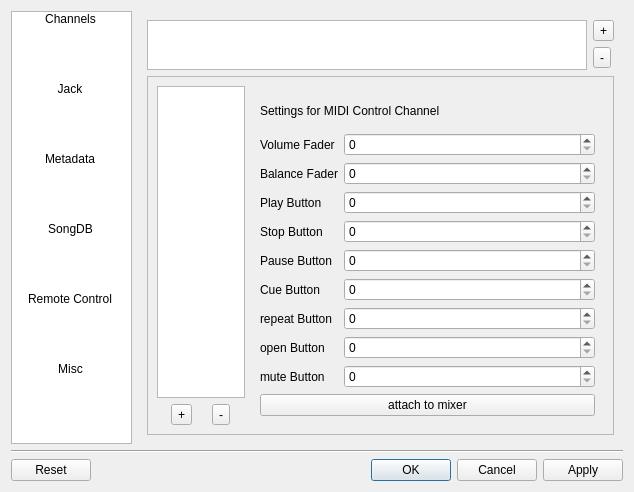
<?xml version="1.0" encoding="UTF-8"?>
<ui version="4.0">
 <class>settingsDialog</class>
 <widget class="QDialog" name="settingsDialog">
  <property name="geometry">
   <rect>
    <x>0</x>
    <y>0</y>
    <width>634</width>
    <height>492</height>
   </rect>
  </property>
  <property name="windowTitle">
   <string>Dialog</string>
  </property>
  <layout class="QGridLayout" name="gridLayout">
   <item row="0" column="0">
    <layout class="QHBoxLayout" name="horizontalLayout">
     <item>
      <widget class="QListWidget" name="listWidget">
       <property name="sizePolicy">
        <sizepolicy hsizetype="Expanding" vsizetype="Expanding">
         <horstretch>1</horstretch>
         <verstretch>0</verstretch>
        </sizepolicy>
       </property>
       <property name="maximumSize">
        <size>
         <width>125</width>
         <height>16777215</height>
        </size>
       </property>
       <property name="editTriggers">
        <set>QAbstractItemView::NoEditTriggers</set>
       </property>
       <property name="showDropIndicator" stdset="0">
        <bool>false</bool>
       </property>
       <property name="dragDropMode">
        <enum>QAbstractItemView::NoDragDrop</enum>
       </property>
       <property name="iconSize">
        <size>
         <width>64</width>
         <height>48</height>
        </size>
       </property>
       <property name="movement">
        <enum>QListView::Static</enum>
       </property>
       <property name="flow">
        <enum>QListView::LeftToRight</enum>
       </property>
       <property name="isWrapping" stdset="0">
        <bool>true</bool>
       </property>
       <property name="spacing">
        <number>5</number>
       </property>
       <property name="gridSize">
        <size>
         <width>117</width>
         <height>70</height>
        </size>
       </property>
       <property name="viewMode">
        <enum>QListView::IconMode</enum>
       </property>
       <item>
        <property name="text">
         <string>Channels</string>
        </property>
        <property name="icon">
         <iconset>
          <normalon>:/icons/images/channels_icon.png</normalon>
         </iconset>
        </property>
       </item>
       <item>
        <property name="text">
         <string>Jack</string>
        </property>
        <property name="icon">
         <iconset>
          <normalon>:/icons/images/jack-icon.png</normalon>
         </iconset>
        </property>
        <property name="flags">
         <set>ItemIsSelectable|ItemIsEnabled</set>
        </property>
       </item>
       <item>
        <property name="text">
         <string>Metadata</string>
        </property>
        <property name="icon">
         <iconset>
          <normalon>:/icons/images/text-sgml.png</normalon>
         </iconset>
        </property>
        <property name="flags">
         <set>ItemIsSelectable|ItemIsEnabled</set>
        </property>
       </item>
       <item>
        <property name="text">
         <string>SongDB</string>
        </property>
        <property name="icon">
         <iconset>
          <normalon>:/icons/images/server-database.png</normalon>
         </iconset>
        </property>
        <property name="flags">
         <set>ItemIsSelectable|ItemIsEnabled</set>
        </property>
       </item>
       <item>
        <property name="text">
         <string>Remote Control</string>
        </property>
        <property name="icon">
         <iconset>
          <normalon>:/icons/images/esd.png</normalon>
         </iconset>
        </property>
       </item>
       <item>
        <property name="text">
         <string>Misc</string>
        </property>
        <property name="icon">
         <iconset>
          <normalon>:/icons/images/applications-development.png</normalon>
         </iconset>
        </property>
        <property name="flags">
         <set>ItemIsSelectable|ItemIsEnabled</set>
        </property>
       </item>
      </widget>
     </item>
     <item>
      <widget class="QStackedWidget" name="stackedWidget">
       <property name="sizePolicy">
        <sizepolicy hsizetype="Preferred" vsizetype="Preferred">
         <horstretch>4</horstretch>
         <verstretch>0</verstretch>
        </sizepolicy>
       </property>
       <property name="currentIndex">
        <number>4</number>
       </property>
       <widget class="QWidget" name="channels">
        <layout class="QGridLayout" name="gridLayout_2">
         <item row="0" column="0" colspan="2">
          <widget class="QListWidget" name="channelList">
           <property name="sizePolicy">
            <sizepolicy hsizetype="Expanding" vsizetype="Expanding">
             <horstretch>1</horstretch>
             <verstretch>0</verstretch>
            </sizepolicy>
           </property>
          </widget>
         </item>
         <item row="1" column="1" colspan="3">
          <widget class="Line" name="line_2">
           <property name="orientation">
            <enum>Qt::Horizontal</enum>
           </property>
          </widget>
         </item>
         <item row="2" column="0" colspan="4">
          <layout class="QHBoxLayout" name="horizontalLayout_3">
           <item>
            <widget class="QPushButton" name="channel_add">
             <property name="text">
              <string>&amp;Add</string>
             </property>
            </widget>
           </item>
           <item>
            <widget class="QPushButton" name="channel_remove">
             <property name="text">
              <string>&amp;Remove</string>
             </property>
            </widget>
           </item>
           <item>
            <spacer name="horizontalSpacer_2">
             <property name="orientation">
              <enum>Qt::Horizontal</enum>
             </property>
             <property name="sizeHint" stdset="0">
              <size>
               <width>40</width>
               <height>20</height>
              </size>
             </property>
            </spacer>
           </item>
           <item>
            <widget class="QToolButton" name="upButton">
             <property name="text">
              <string>&amp;up</string>
             </property>
            </widget>
           </item>
           <item>
            <widget class="QToolButton" name="downButton">
             <property name="text">
              <string>&amp;down</string>
             </property>
            </widget>
           </item>
          </layout>
         </item>
         <item row="0" column="2">
          <widget class="QToolBox" name="channelSettings">
           <property name="sizePolicy">
            <sizepolicy hsizetype="Expanding" vsizetype="Expanding">
             <horstretch>4</horstretch>
             <verstretch>0</verstretch>
            </sizepolicy>
           </property>
           <property name="currentIndex">
            <number>2</number>
           </property>
           <widget class="QWidget" name="general">
            <property name="geometry">
             <rect>
              <x>0</x>
              <y>0</y>
              <width>116</width>
              <height>64</height>
             </rect>
            </property>
            <attribute name="label">
             <string>General</string>
            </attribute>
            <layout class="QFormLayout" name="formLayout">
             <item row="1" column="1">
              <widget class="QLineEdit" name="name"/>
             </item>
             <item row="1" column="0">
              <widget class="QLabel" name="name_label">
               <property name="text">
                <string>Name:</string>
               </property>
              </widget>
             </item>
             <item row="2" column="0">
              <widget class="QLabel" name="color_label">
               <property name="text">
                <string>Color:</string>
               </property>
              </widget>
             </item>
             <item row="2" column="1">
              <widget class="QToolButton" name="colorChooser">
               <property name="minimumSize">
                <size>
                 <width>64</width>
                 <height>0</height>
                </size>
               </property>
               <property name="text">
                <string/>
               </property>
              </widget>
             </item>
            </layout>
           </widget>
           <widget class="QWidget" name="automation">
            <property name="geometry">
             <rect>
              <x>0</x>
              <y>0</y>
              <width>100</width>
              <height>30</height>
             </rect>
            </property>
            <attribute name="label">
             <string>Automation</string>
            </attribute>
           </widget>
           <widget class="QWidget" name="fileplayer_settings">
            <property name="geometry">
             <rect>
              <x>0</x>
              <y>0</y>
              <width>219</width>
              <height>29</height>
             </rect>
            </property>
            <attribute name="label">
             <string>Fileplayer Settings</string>
            </attribute>
            <layout class="QFormLayout" name="formLayout_2">
             <item row="0" column="0">
              <widget class="QCheckBox" name="fileplayer_autoload">
               <property name="text">
                <string>enable autoload from playlist</string>
               </property>
              </widget>
             </item>
            </layout>
           </widget>
           <widget class="QWidget" name="alsa_settings">
            <property name="geometry">
             <rect>
              <x>0</x>
              <y>0</y>
              <width>100</width>
              <height>30</height>
             </rect>
            </property>
            <attribute name="label">
             <string>ALSA Settings</string>
            </attribute>
           </widget>
           <widget class="QWidget" name="jack_settings">
            <property name="geometry">
             <rect>
              <x>0</x>
              <y>0</y>
              <width>100</width>
              <height>30</height>
             </rect>
            </property>
            <attribute name="label">
             <string>JACK Settings</string>
            </attribute>
           </widget>
          </widget>
         </item>
        </layout>
       </widget>
       <widget class="QWidget" name="jack">
        <widget class="QWidget" name="layoutWidget">
         <property name="geometry">
          <rect>
           <x>20</x>
           <y>40</y>
           <width>421</width>
           <height>27</height>
          </rect>
         </property>
         <layout class="QHBoxLayout" name="horizontalLayout_2">
          <item>
           <widget class="QLabel" name="label">
            <property name="text">
             <string>Jack Client Name</string>
            </property>
           </widget>
          </item>
          <item>
           <spacer name="horizontalSpacer">
            <property name="orientation">
             <enum>Qt::Horizontal</enum>
            </property>
            <property name="sizeHint" stdset="0">
             <size>
              <width>40</width>
              <height>20</height>
             </size>
            </property>
           </spacer>
          </item>
          <item>
           <widget class="QLineEdit" name="lineEdit"/>
          </item>
         </layout>
        </widget>
       </widget>
       <widget class="QWidget" name="metadata">
        <widget class="QCheckBox" name="checkBox">
         <property name="geometry">
          <rect>
           <x>30</x>
           <y>30</y>
           <width>311</width>
           <height>23</height>
          </rect>
         </property>
         <property name="text">
          <string>Generate Metadata for Stream</string>
         </property>
        </widget>
       </widget>
       <widget class="QWidget" name="songdb"/>
       <widget class="QWidget" name="misc">
        <layout class="QGridLayout" name="gridLayout_3">
         <item row="0" column="0">
          <widget class="QListWidget" name="remoteControllerList">
           <property name="sizePolicy">
            <sizepolicy hsizetype="Expanding" vsizetype="Fixed">
             <horstretch>0</horstretch>
             <verstretch>0</verstretch>
            </sizepolicy>
           </property>
           <property name="maximumSize">
            <size>
             <width>16777215</width>
             <height>50</height>
            </size>
           </property>
           <property name="sortingEnabled">
            <bool>true</bool>
           </property>
          </widget>
         </item>
         <item row="0" column="1">
          <layout class="QVBoxLayout" name="verticalLayout">
           <item>
            <widget class="QToolButton" name="add_controller">
             <property name="text">
              <string>+</string>
             </property>
            </widget>
           </item>
           <item>
            <widget class="QToolButton" name="remove_controller">
             <property name="text">
              <string>-</string>
             </property>
            </widget>
           </item>
          </layout>
         </item>
         <item row="1" column="0" colspan="2">
          <widget class="QFrame" name="frame">
           <property name="sizePolicy">
            <sizepolicy hsizetype="Expanding" vsizetype="Expanding">
             <horstretch>0</horstretch>
             <verstretch>0</verstretch>
            </sizepolicy>
           </property>
           <property name="frameShape">
            <enum>QFrame::StyledPanel</enum>
           </property>
           <property name="frameShadow">
            <enum>QFrame::Raised</enum>
           </property>
           <layout class="QGridLayout" name="gridLayout_4">
            <item row="0" column="0">
             <widget class="QListWidget" name="remoteController_channels">
              <property name="sizePolicy">
               <sizepolicy hsizetype="Expanding" vsizetype="Expanding">
                <horstretch>1</horstretch>
                <verstretch>0</verstretch>
               </sizepolicy>
              </property>
              <property name="sortingEnabled">
               <bool>true</bool>
              </property>
             </widget>
            </item>
            <item row="0" column="1" rowspan="2">
             <widget class="QStackedWidget" name="controlChannelSettings">
              <property name="sizePolicy">
               <sizepolicy hsizetype="Expanding" vsizetype="Expanding">
                <horstretch>4</horstretch>
                <verstretch>0</verstretch>
               </sizepolicy>
              </property>
              <property name="currentIndex">
               <number>0</number>
              </property>
              <widget class="QWidget" name="page">
               <layout class="QGridLayout" name="gridLayout_5">
                <item row="0" column="0">
                 <widget class="QLabel" name="label_2">
                  <property name="text">
                   <string>Settings for MIDI Control Channel</string>
                  </property>
                 </widget>
                </item>
                <item row="1" column="0">
                 <layout class="QFormLayout" name="formLayout_3">
                  <item row="0" column="0">
                   <widget class="QLabel" name="label_3">
                    <property name="text">
                     <string>Volume Fader</string>
                    </property>
                   </widget>
                  </item>
                  <item row="0" column="1">
                   <widget class="QSpinBox" name="volumeMIDIId"/>
                  </item>
                  <item row="1" column="0">
                   <widget class="QLabel" name="label_4">
                    <property name="text">
                     <string>Balance Fader</string>
                    </property>
                   </widget>
                  </item>
                  <item row="1" column="1">
                   <widget class="QSpinBox" name="balanceMIDIId"/>
                  </item>
                  <item row="2" column="0">
                   <widget class="QLabel" name="label_5">
                    <property name="text">
                     <string>Play Button</string>
                    </property>
                   </widget>
                  </item>
                  <item row="2" column="1">
                   <widget class="QSpinBox" name="playMIDIId"/>
                  </item>
                  <item row="3" column="0">
                   <widget class="QLabel" name="label_6">
                    <property name="text">
                     <string>Stop Button</string>
                    </property>
                   </widget>
                  </item>
                  <item row="3" column="1">
                   <widget class="QSpinBox" name="stopMIDIId"/>
                  </item>
                  <item row="4" column="0">
                   <widget class="QLabel" name="label_7">
                    <property name="text">
                     <string>Pause Button</string>
                    </property>
                   </widget>
                  </item>
                  <item row="4" column="1">
                   <widget class="QSpinBox" name="pauseMIDIId"/>
                  </item>
                  <item row="5" column="0">
                   <widget class="QLabel" name="label_8">
                    <property name="text">
                     <string>Cue Button</string>
                    </property>
                   </widget>
                  </item>
                  <item row="5" column="1">
                   <widget class="QSpinBox" name="cueMIDIId"/>
                  </item>
                  <item row="6" column="0">
                   <widget class="QLabel" name="label_9">
                    <property name="text">
                     <string>repeat Button</string>
                    </property>
                   </widget>
                  </item>
                  <item row="6" column="1">
                   <widget class="QSpinBox" name="repeatMIDIId"/>
                  </item>
                  <item row="7" column="0">
                   <widget class="QLabel" name="label_10">
                    <property name="text">
                     <string>open Button</string>
                    </property>
                   </widget>
                  </item>
                  <item row="7" column="1">
                   <widget class="QSpinBox" name="openMIDIId"/>
                  </item>
                  <item row="8" column="0">
                   <widget class="QLabel" name="label_11">
                    <property name="text">
                     <string>mute Button</string>
                    </property>
                   </widget>
                  </item>
                  <item row="8" column="1">
                   <widget class="QSpinBox" name="muteMIDIId"/>
                  </item>
                 </layout>
                </item>
                <item row="2" column="0">
                 <widget class="QPushButton" name="attachToMixer">
                  <property name="text">
                   <string>attach to mixer</string>
                  </property>
                 </widget>
                </item>
               </layout>
              </widget>
             </widget>
            </item>
            <item row="1" column="0">
             <layout class="QHBoxLayout" name="horizontalLayout_5">
              <item>
               <widget class="QToolButton" name="add_controller_channel">
                <property name="sizePolicy">
                 <sizepolicy hsizetype="Fixed" vsizetype="Fixed">
                  <horstretch>1</horstretch>
                  <verstretch>0</verstretch>
                 </sizepolicy>
                </property>
                <property name="text">
                 <string>+</string>
                </property>
               </widget>
              </item>
              <item>
               <widget class="QToolButton" name="remove_controller_channel">
                <property name="sizePolicy">
                 <sizepolicy hsizetype="Fixed" vsizetype="Fixed">
                  <horstretch>1</horstretch>
                  <verstretch>0</verstretch>
                 </sizepolicy>
                </property>
                <property name="text">
                 <string>-</string>
                </property>
               </widget>
              </item>
             </layout>
            </item>
           </layout>
          </widget>
         </item>
        </layout>
       </widget>
      </widget>
     </item>
    </layout>
   </item>
   <item row="1" column="0">
    <widget class="Line" name="line">
     <property name="orientation">
      <enum>Qt::Horizontal</enum>
     </property>
    </widget>
   </item>
   <item row="2" column="0">
    <widget class="QDialogButtonBox" name="buttonBox">
     <property name="orientation">
      <enum>Qt::Horizontal</enum>
     </property>
     <property name="standardButtons">
      <set>QDialogButtonBox::Apply|QDialogButtonBox::Cancel|QDialogButtonBox::Ok|QDialogButtonBox::Reset</set>
     </property>
    </widget>
   </item>
  </layout>
 </widget>
 <resources/>
 <connections>
  <connection>
   <sender>buttonBox</sender>
   <signal>accepted()</signal>
   <receiver>settingsDialog</receiver>
   <slot>accept()</slot>
   <hints>
    <hint type="sourcelabel">
     <x>222</x>
     <y>418</y>
    </hint>
    <hint type="destinationlabel">
     <x>157</x>
     <y>274</y>
    </hint>
   </hints>
  </connection>
  <connection>
   <sender>buttonBox</sender>
   <signal>rejected()</signal>
   <receiver>settingsDialog</receiver>
   <slot>reject()</slot>
   <hints>
    <hint type="sourcelabel">
     <x>290</x>
     <y>424</y>
    </hint>
    <hint type="destinationlabel">
     <x>286</x>
     <y>274</y>
    </hint>
   </hints>
  </connection>
  <connection>
   <sender>listWidget</sender>
   <signal>currentRowChanged(int)</signal>
   <receiver>stackedWidget</receiver>
   <slot>setCurrentIndex(int)</slot>
   <hints>
    <hint type="sourcelabel">
     <x>105</x>
     <y>79</y>
    </hint>
    <hint type="destinationlabel">
     <x>243</x>
     <y>89</y>
    </hint>
   </hints>
  </connection>
 </connections>
</ui>
